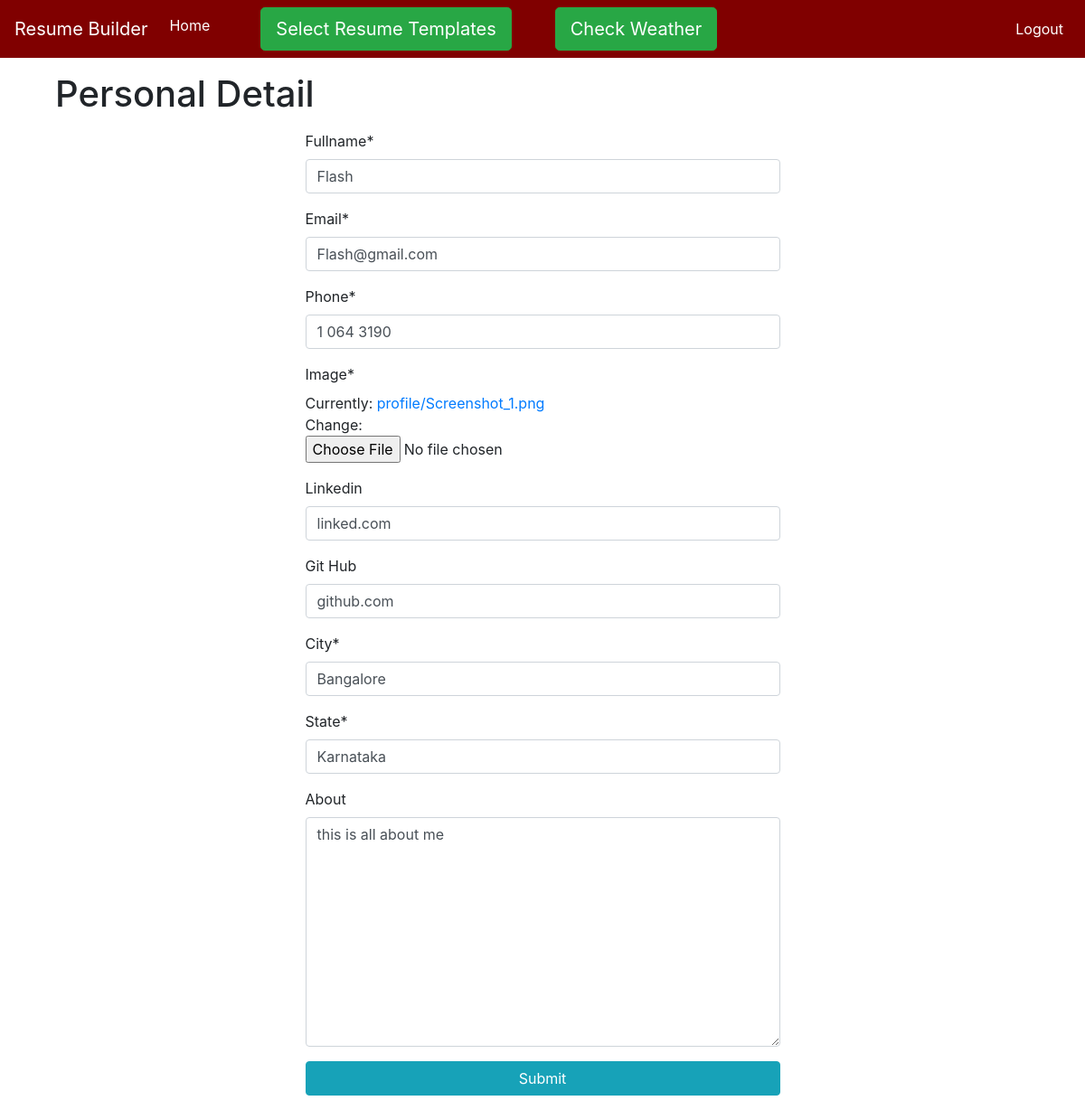
Screenshot of /edit_personal/ (signed in) with the database file from the repository.
### content/models.py (models this page shows, shortened)
class Profile(models.Model):
    fullname = models.CharField(max_length=100)
    email = models.EmailField(max_length=100)
    phone = models.CharField(max_length=10)
    image = models.ImageField(upload_to='profile')
    linkedin = models.CharField(max_length=100, null=True, blank=True)
    Git_Hub = models.CharField(max_length=100,null=True, blank=True)
    city = models.CharField(max_length=100)
    state = models.CharField(max_length=100)
    about = models.TextField(null=True, blank=True)
    user = models.OneToOneField(User, on_delete=models.CASCADE, default='flash')

### content/views.py (the view)
# urls.py: path('edit_personal/', views.edit_personal, name='edit_personal'),
def edit_personal(request):
    if request.method == 'POST':
        form = ProfileForm(request.POST, request.FILES, instance=request.user.profile)
        if form.is_valid:
            form.save()
            print('Form valid success')
            return redirect('index')
    form = ProfileForm(instance=request.user.profile)
    return render(request, 'personal_detail.html', {'form': form})

### content/forms.py
class ProfileForm(forms.ModelForm):
    class Meta:
        model = Profile
        fields = ['fullname', 'email', 'phone', 'image', 'linkedin', 'Git_Hub', 'city', 'state', 'about']

### content/templates/personal_detail.html (shortened to what this page needs)
{% extends 'base.html' %}
{% load crispy_forms_tags %}
{% block content %}
    <h1 class="m-3">Personal Detail</h1>
    <div class="container w-50">
        <form method="post" class="form-group" enctype="multipart/form-data">
            <div class="form-group">
                {{form|crispy}}
            </div>
            <button type="submit" class="btn btn-block btn-info">Submit</button>
        </form>
    </div>
{% endblock %}

### rows the page displays
Profile: fullname "Flash", email "Flash@gmail.com", phone "1 064 3190", linkedin "linked.com", Git_Hub "github.com", city "Bangalore", state "Karnataka", about "this is all about me"
